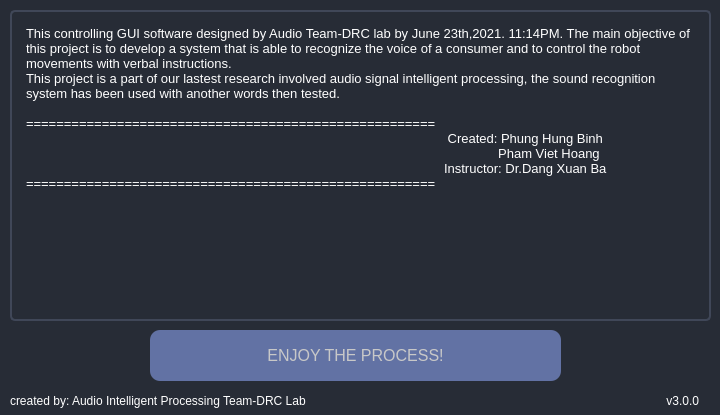
<?xml version="1.0" encoding="UTF-8"?>
<ui version="4.0">
 <class>MainWindow</class>
 <widget class="QMainWindow" name="MainWindow">
  <property name="geometry">
   <rect>
    <x>0</x>
    <y>0</y>
    <width>720</width>
    <height>415</height>
   </rect>
  </property>
  <property name="windowTitle">
   <string>MainWindow</string>
  </property>
  <property name="styleSheet">
   <string notr="true">background-color: rgb(39, 44, 54);</string>
  </property>
  <widget class="QWidget" name="centralwidget">
   <widget class="QPushButton" name="btn_login">
    <property name="geometry">
     <rect>
      <x>150</x>
      <y>330</y>
      <width>411</width>
      <height>51</height>
     </rect>
    </property>
    <property name="minimumSize">
     <size>
      <width>150</width>
      <height>30</height>
     </size>
    </property>
    <property name="font">
     <font>
      <family>Segoe UI</family>
      <pointsize>12</pointsize>
     </font>
    </property>
    <property name="styleSheet">
     <string notr="true">QPushButton {
	background-color: rgb(98, 114, 164);
	color: rgb(200, 200, 200);
	border-style: none;
	border-radius: 10px;
	text-align: center;
}
QPushButton:hover {
	background-color: rgb(57, 65, 80);
	border: 2px solid rgb(61, 70, 86);
}
QPushButton:pressed {	
	background-color: rgb(35, 40, 49);
	border: 2px solid rgb(43, 50, 61);
}</string>
    </property>
    <property name="text">
     <string>ENJOY THE PROCESS!</string>
    </property>
    <property name="icon">
     <iconset>
      <normaloff>../../robot GUI ver2/icons/24x24/cil-https.png</normaloff>../../robot GUI ver2/icons/24x24/cil-https.png</iconset>
    </property>
   </widget>
   <widget class="QPlainTextEdit" name="plainTextEdit">
    <property name="geometry">
     <rect>
      <x>10</x>
      <y>10</y>
      <width>701</width>
      <height>311</height>
     </rect>
    </property>
    <property name="minimumSize">
     <size>
      <width>0</width>
      <height>0</height>
     </size>
    </property>
    <property name="font">
     <font>
      <pointsize>10</pointsize>
     </font>
    </property>
    <property name="toolTip">
     <string>&lt;html&gt;&lt;head/&gt;&lt;body&gt;&lt;p&gt;&lt;br/&gt;&lt;/p&gt;&lt;/body&gt;&lt;/html&gt;</string>
    </property>
    <property name="styleSheet">
     <string notr="true">QPlainTextEdit {
		background-color: rgb(39, 44, 54);
    border: 2px solid rgb(64, 71, 88);
	color: rgb(255, 255, 255);
	border-radius: 5px;
	padding: 10px;
}
QPlainTextEdit:hover {
	border: 2px solid rgb(255, 255, 255);
}
QPlainTextEdit:focus {
	border: 2px solid rgb(91, 101, 124);
}</string>
    </property>
    <property name="readOnly">
     <bool>true</bool>
    </property>
    <property name="plainText">
     <string>This controlling GUI software designed by Audio Team-DRC lab by June 23th,2021. 11:14PM. The main objective of this project is to develop a system that is able to recognize the voice of a consumer and to control the robot movements with verbal instructions.
This project is a part of our lastest research involved audio signal intelligent processing, the sound recognition system has been used with another words then tested.

======================================================
					      Created: Phung Hung Binh
				            	                    Pham Viet Hoang
					     Instructor: Dr.Dang Xuan Ba
======================================================</string>
    </property>
   </widget>
   <widget class="QLabel" name="label_credits">
    <property name="geometry">
     <rect>
      <x>10</x>
      <y>390</y>
      <width>641</width>
      <height>21</height>
     </rect>
    </property>
    <property name="font">
     <font>
      <family>Segoe UI</family>
      <pointsize>9</pointsize>
     </font>
    </property>
    <property name="styleSheet">
     <string notr="true">background-color: rgb(39, 44, 54);
color: rgb(255, 255, 255);</string>
    </property>
    <property name="text">
     <string>created by: Audio Intelligent Processing Team-DRC Lab</string>
    </property>
   </widget>
   <widget class="QLabel" name="label_version">
    <property name="geometry">
     <rect>
      <x>618</x>
      <y>390</y>
      <width>81</width>
      <height>21</height>
     </rect>
    </property>
    <property name="maximumSize">
     <size>
      <width>100</width>
      <height>16777215</height>
     </size>
    </property>
    <property name="font">
     <font>
      <family>Segoe UI</family>
      <pointsize>9</pointsize>
     </font>
    </property>
    <property name="styleSheet">
     <string notr="true">background-color: rgb(39, 44, 54);
color: rgb(255, 255, 255);</string>
    </property>
    <property name="text">
     <string>v3.0.0</string>
    </property>
    <property name="alignment">
     <set>Qt::AlignRight|Qt::AlignTrailing|Qt::AlignVCenter</set>
    </property>
   </widget>
  </widget>
 </widget>
 <resources/>
 <connections/>
</ui>
